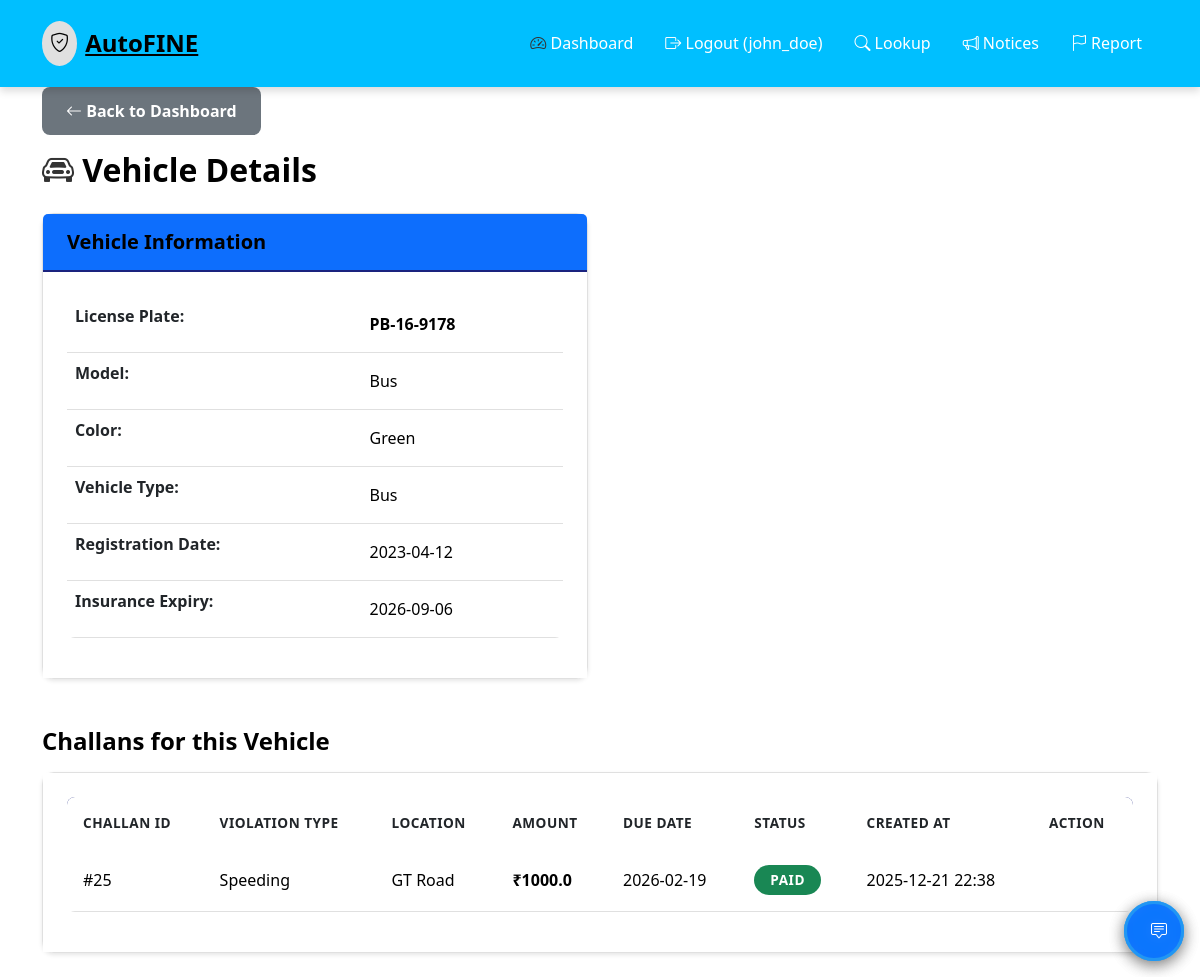
The app's page /owner/vehicle/25 (signed in) with its own data.
### models.py (models this page shows, shortened)
class Vehicle(db.Model):
    __tablename__ = 'vehicles'
    id = db.Column(db.Integer, primary_key=True)
    license_number = db.Column(db.String(20), unique=True, nullable=False, index=True)
    owner_id = db.Column(db.Integer, db.ForeignKey('users.id'), nullable=False)
    model = db.Column(db.String(100))
    color = db.Column(db.String(50))
    registration_date = db.Column(db.Date)
    insurance_expiry = db.Column(db.Date)
    vehicle_type = db.Column(db.String(50))  # Car, Bike, Truck, Bus
    state = db.Column(db.String(50), default="Uttarakhand")
    city = db.Column(db.String(80))
    created_at = db.Column(db.DateTime, default=datetime.utcnow)
    challans = db.relationship('Challan', backref='vehicle', lazy=True, cascade='all, delete-orphan')

class Challan(db.Model):
    __tablename__ = 'challans'
    id = db.Column(db.Integer, primary_key=True)
    uin = db.Column(db.String(40), unique=True, index=True)  # Unique Identification Number
    vehicle_id = db.Column(db.Integer, db.ForeignKey('vehicles.id'), nullable=False, index=True)
    violation_type = db.Column(db.String(100), nullable=False)
    location = db.Column(db.String(200))
    fine_amount = db.Column(db.Float, nullable=False)
    camera_id = db.Column(db.Integer, db.ForeignKey('cameras.id'))
    evidence_image = db.Column(db.String(255))
    status = db.Column(db.String(20), default='Unpaid')  # 'Unpaid', 'Paid', 'Disputed'
    created_at = db.Column(db.DateTime, default=datetime.utcnow, index=True)
    due_date = db.Column(db.Date)
    paid_at = db.Column(db.DateTime)
    payment_ref = db.Column(db.String(60))
    notes = db.Column(db.Text)

### app.py (the view)
@app.route('/owner/vehicle/<int:vehicle_id>')
def owner_vehicle_detail(vehicle_id):
    if 'user_id' not in session:
        return redirect(url_for('login'))
    vehicle = Vehicle.query.get_or_404(vehicle_id)
    if vehicle.owner_id != session['user_id']:
        flash('Unauthorized access', 'error')
        return redirect(url_for('owner_dashboard'))
    challans = Challan.query.filter_by(vehicle_id=vehicle_id).order_by(Challan.created_at.desc()).all()
    today = datetime.now().date()
    for challan in challans:
        if challan.status != 'Paid' and challan.due_date and challan.due_date < today:
            challan._is_overdue = True
        else:
            challan._is_overdue = False
    return render_template('owner/vehicle_detail.html', vehicle=vehicle, challans=challans, today=today)

### templates/owner/vehicle_detail.html (shortened to what this page needs)
{% extends "base.html" %}
{% block content %}
<div class="main-content">
    <a href="{{ url_for('owner_dashboard') }}" class="btn btn-secondary mb-3">
        <i class="bi bi-arrow-left"></i> Back to Dashboard
    </a>
    <h2 class="mb-4">
        <i class="bi bi-car-front"></i> Vehicle Details
    </h2>
    <div class="row mb-4">
        <div class="col-md-6">
            <div class="card">
                <div class="card-header bg-primary text-white">
                    <h5 class="mb-0">Vehicle Information</h5>
                </div>
                <div class="card-body">
                    <table class="table">
                        <tr>
                            <th>License Plate:</th>
                            <td><strong>{{ vehicle.license_number }}</strong></td>
                        </tr>
                        <tr>
                            <th>Model:</th>
                            <td>{{ vehicle.model or 'N/A' }}</td>
                        </tr>
                        <tr>
                            <th>Color:</th>
                            <td>{{ vehicle.color or 'N/A' }}</td>
                        </tr>
                        <tr>
                            <th>Vehicle Type:</th>
                            <td>{{ vehicle.vehicle_type or 'N/A' }}</td>
                        </tr>
                        <tr>
                            <th>Registration Date:</th>
                            <td>{{ vehicle.registration_date.strftime('%Y-%m-%d') if vehicle.registration_date else 'N/A' }}</td>
                        </tr>
                        <tr>
                            <th>Insurance Expiry:</th>
                                    <td>
                                        {% if vehicle.insurance_expiry %}
                                            {{ vehicle.insurance_expiry.strftime('%Y-%m-%d') }}
                                        {% else %}
                                            N/A
                                        {% endif %}
                                    </td>
                        </tr>
                    </table>
                </div>
            </div>
        </div>
    </div>
    <h4 class="mb-3">Challans for this Vehicle</h4>
    <div class="card">
        <div class="card-body">
            {% if challans %}
                <div class="table-responsive">
                    <table class="table table-hover">
                        <thead>
                            <tr>
                                <th>Challan ID</th>
                                <th>Violation Type</th>
                                <th>Location</th>
                                <th>Amount</th>
                                <th>Due Date</th>
                                <th>Status</th>
                                <th>Created At</th>
                                <th>Action</th>
                            </tr>
                        </thead>
                        <tbody>
                            {% for challan in challans %}
                                <tr>
                                    <td>#{{ challan.id }}</td>
                                    <td>{{ challan.violation_type }}</td>
                                    <td>{{ challan.location or 'N/A' }}</td>
                                    <td><strong>₹{{ challan.fine_amount }}</strong></td>
                                    <td>
                                        {% if challan.due_date %}
                                            {{ challan.due_date.strftime('%Y-%m-%d') }}
                                        {% else %}
                                            N/A
                                        {% endif %}
                                    </td>
                                    <td>
                                        {% if challan.status == 'Paid' %}
                                            <span class="badge bg-success">Paid</span>
                                        {% elif challan.status == 'Court' %}
                                            <span class="badge bg-warning">Court</span>
                                        {% else %}
                                            <span class="badge bg-danger">Unpaid</span>
                                        {% endif %}
                                    </td>
                                    <td>{{ challan.created_at.strftime('%Y-%m-%d %H:%M') }}</td>
                                    <td>
                                    </td>
                                </tr>
                            {% endfor %}
                        </tbody>
                    </table>
                </div>
            {% else %}
                <p class="text-muted">No challans found for this vehicle.</p>
            {% endif %}
        </div>
    </div>
</div>
{% endblock %}

### static/css/vehicle-challan-theme.css (style rules this page uses)
:root { --light-bg: #ffffff; --light-blue: #e3f2fd; --light-yellow: #fff9c4; --light-gray: #f5f5f5; --light-blue-accent: #bbdefb; --navy-blue: #1a237e; --navy-blue-dark: #0d47a1; --red-alert: #c62828; --red-dark: #b71c1c; --vehicle-blue: #2196f3; --challan-orange: #ff9800; --success-green: #4caf50; --warning-amber: #ffc107; --text-dark: #000000; --text-medium: #1a1a1a; --text-light: #333333; --text-on-dark: #ffffff; --border-light: #e0e0e0; --shadow-sm: 0 2px 4px rgba(0,0,0,0.1); --shadow-md: 0 4px 8px rgba(0,0,0,0.15); --shadow-lg: 0 8px 16px rgba(0,0,0,0.2); --radius: 8px; --radius-lg: 12px; }
* { box-sizing: border-box; }
body { background: #ffffff; color: #000000; font-family: 'Segoe UI', Tahoma, Geneva, Verdana, sans-serif; min-height: 100vh; }
body:not(.index-page) { background: #ffffff; }
.card-professional, .card { background: #ffffff; border: 1px solid var(--border-light); border-radius: var(--radius-lg); box-shadow: var(--shadow-sm); transition: all 0.3s; margin-bottom: 1.5rem; }
.card-header { background: var(--light-blue); border-bottom: 2px solid var(--navy-blue); padding: 1rem 1.5rem; border-radius: var(--radius-lg) var(--radius-lg) 0 0; }
.card-body { padding: 1.5rem; background: #ffffff; color: #000000; }
.btn-professional, .btn { border-radius: var(--radius); font-weight: 600; padding: 0.75rem 1.5rem; transition: all 0.3s; border: none; cursor: pointer; }
.table-professional, .table { background: #ffffff; border-radius: var(--radius); overflow: hidden; }
.table-professional thead, .table thead { background: var(--navy-blue); color: var(--text-on-dark); }
.table-professional thead th, .table thead th { padding: 1rem; font-weight: 600; text-transform: uppercase; font-size: 0.85rem; letter-spacing: 0.5px; border: none; }
.table-professional tbody tr, .table tbody tr { background: #ffffff; border-bottom: 1px solid var(--border-light); transition: all 0.2s; }
.table-professional tbody td, .table tbody td { padding: 1rem; color: #000000; vertical-align: middle; }
.badge-professional, .badge { padding: 0.5rem 1rem; border-radius: 20px; font-weight: 600; font-size: 0.85rem; text-transform: uppercase; letter-spacing: 0.5px; }
h1, h2, h3, h4, h5, h6 { color: #000000; font-weight: 600; }
p, span, div, label, td, th { color: #000000; }

### templates/base.html (style rules this page uses)
.bi-car-front, .bi-speedometer2, .bi-shield-check { color: #333333; }
body { color: #000000; }

### records on screen
Vehicle: license_number "PB-16-9178", model "Bus", color "Green", vehicle_type "Bus", registration_date "2023-04-12", insurance_expiry "2026-09-06"
Challan: id "25", violation_type "Speeding", location "GT Road", fine_amount "1000.0", due_date "2026-02-19", status "PAID", created_at "2025-12-21 22:38"

### other values on screen
{{ session.username }} "john_doe"
